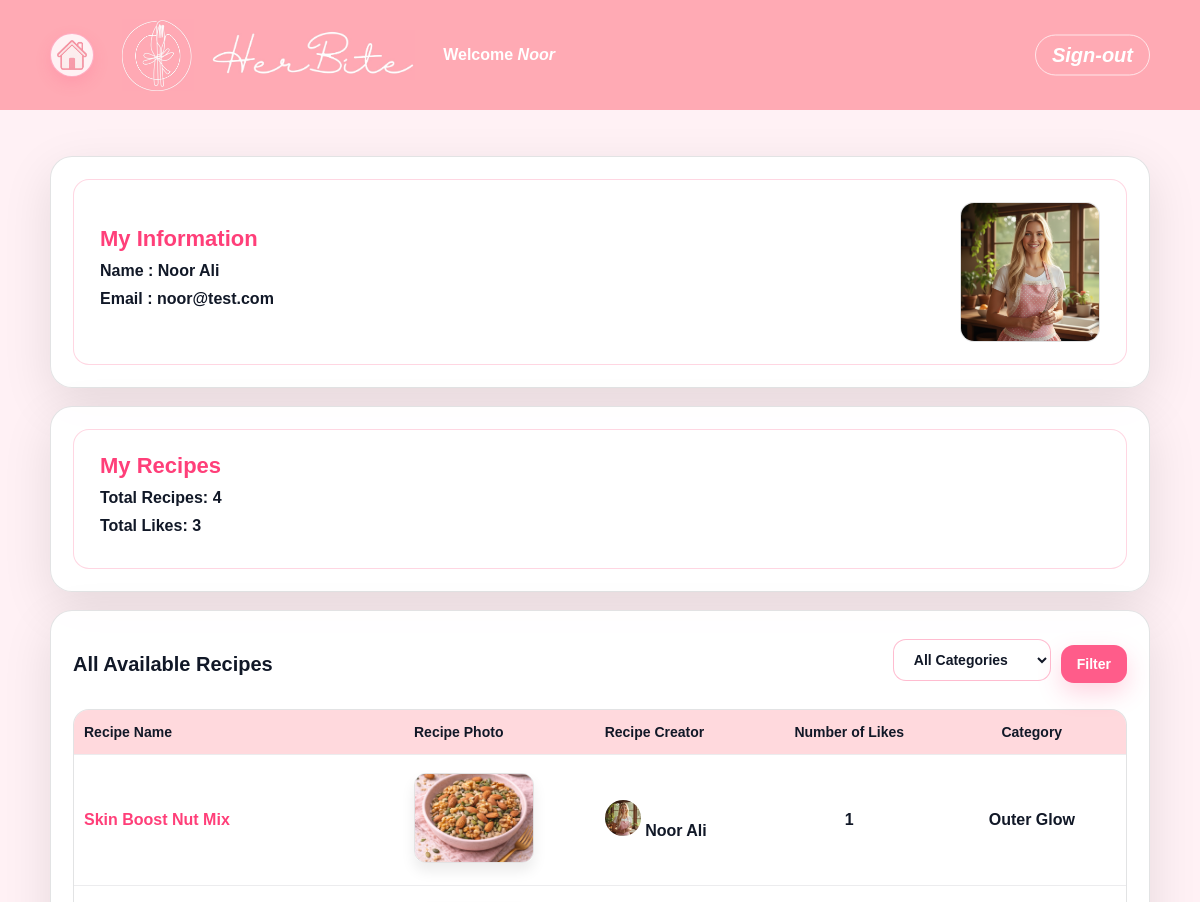
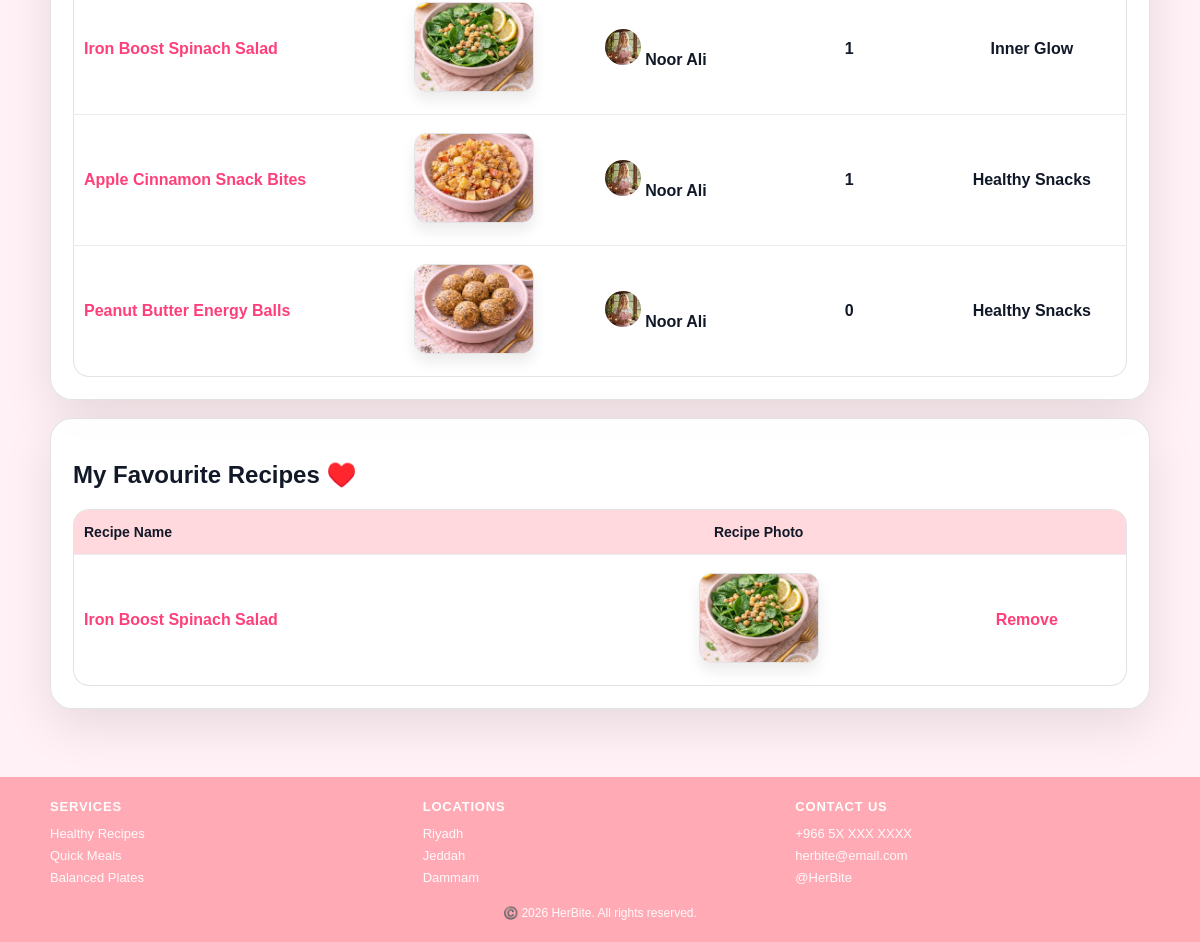
Screenshot of /user.php (signed in) with the database file from the repository (2 pictures, top to bottom).
### tables this page shows
CREATE TABLE `users` (
  `id` int(11) NOT NULL,
  `userType` enum('user','admin') NOT NULL,
  `firstName` varchar(100) NOT NULL,
  `lastName` varchar(100) NOT NULL,
  `emailAddress` varchar(100) NOT NULL,
  `password` varchar(255) NOT NULL,
  `photoFileName` varchar(255) NOT NULL
);

CREATE TABLE `recipe` (
  `id` int(11) NOT NULL,
  `userID` int(11) NOT NULL,
  `categoryID` int(11) NOT NULL,
  `name` varchar(150) NOT NULL,
  `description` text DEFAULT NULL,
  `photoFileName` varchar(255) DEFAULT NULL,
  `videoFilePath` varchar(255) DEFAULT NULL
);

CREATE TABLE `recipecategory` (
  `id` int(11) NOT NULL,
  `categoryName` varchar(100) NOT NULL
);

### user.php (the view, shortened to what this page needs)
<?php
include "db.php";
$user_id = (int) $_SESSION['user_id'];
$selectedCategory = isset($_POST['categoryID']) ? (int) $_POST['categoryID'] : 0;
$stmt_user = $conn->prepare("SELECT * FROM users WHERE id = ?");
$stmt_user->bind_param("i", $user_id);
$stmt_user->execute();
$result_user = $stmt_user->get_result();
$user = $result_user->fetch_assoc();
$stmt_total_recipes = $conn->prepare("SELECT COUNT(*) AS totalRecipes FROM recipe WHERE userID = ?");
$stmt_total_recipes->bind_param("i", $user_id);
$stmt_total_recipes->execute();
$totalRecipes = $stmt_total_recipes->get_result()->fetch_assoc()['totalRecipes'] ?? 0;
$stmt_total_likes = $conn->prepare("
    SELECT COUNT(likes.recipeID) AS totalLikes
    FROM recipe
    LEFT JOIN likes ON recipe.id = likes.recipeID
    WHERE recipe.userID = ?
");
$stmt_total_likes->bind_param("i", $user_id);
$stmt_total_likes->execute();
$totalLikes = $stmt_total_likes->get_result()->fetch_assoc()['totalLikes'] ?? 0;
if ($selectedCategory > 0) {
    $stmt_recipes = $conn->prepare("
        SELECT recipe.id,
               recipe.name,
               recipe.photoFileName AS recipePhoto,
               users.firstName,
               users.lastName,
               users.photoFileName AS creatorPhoto,
               recipecategory.categoryName,
               COUNT(likes.userID) AS likesCount
        FROM recipe
        JOIN users ON recipe.userID = users.id
        JOIN recipecategory ON recipe.categoryID = recipecategory.id
        LEFT JOIN likes ON recipe.id = likes.recipeID
        WHERE recipe.categoryID = ?
        GROUP BY recipe.id, recipe.name, recipe.photoFileName, users.firstName, users.lastName, users.photoFileName, recipecategory.categoryName
        ORDER BY recipe.id ASC
    ");
    $stmt_recipes->bind_param("i", $selectedCategory);
    $stmt_recipes->execute();
    $result_recipes = $stmt_recipes->get_result();
} else {
    $result_recipes = $conn->query("
        SELECT recipe.id,
               recipe.name,
               recipe.photoFileName AS recipePhoto,
               users.firstName,
               users.lastName,
               users.photoFileName AS creatorPhoto,
               recipecategory.categoryName,
               COUNT(likes.userID) AS likesCount
        FROM recipe
        JOIN users ON recipe.userID = users.id
        JOIN recipecategory ON recipe.categoryID = recipecategory.id
        LEFT JOIN likes ON recipe.id = likes.recipeID
        GROUP BY recipe.id, recipe.name, recipe.photoFileName, users.firstName, users.lastName, users.photoFileName, recipecategory.categoryName
        ORDER BY recipe.id ASC
    ");
}
$stmt_favourites = $conn->prepare("
    SELECT recipe.id,
           recipe.name,
           recipe.photoFileName
    FROM favourites
    JOIN recipe ON favourites.recipeID = recipe.id
    WHERE favourites.userID = ?
    ORDER BY recipe.id ASC
");
$stmt_favourites->bind_param("i", $user_id);
$stmt_favourites->execute();
$result_favourites = $stmt_favourites->get_result();
$userPhoto = 'default.png';
if (!empty($user['photoFileName'])) {
    if (file_exists(__DIR__ . '/uploads/' . $user['photoFileName'])) {
        $userPhoto = 'uploads/' . $user['photoFileName'];
    } elseif (file_exists(__DIR__ . '/' . $user['photoFileName'])) {
        $userPhoto = $user['photoFileName'];
    }
}
?>
<!doctype html>
<html lang="en">
<head>
  <link rel="stylesheet" href="stylesheet.css" />
</head>
<body class="user-page header-admin">
  <main class="page">
    <header class="site-header">
      <div class="header-inner">
        <a href="index.html" class="home-link" aria-label="Go to home">
          <img src="home.PNG" alt="Home">
        </a>
        <div class="brand">
          <img src="logo.jpg" alt="HerBite Logo">
        </div>
        <div class="brand-title">
          <img src="title.jpg" alt="HerBite Title">
        </div>
        <div class="header-right">
          <div class="welcome">
            Welcome <span class="name"><?php echo htmlspecialchars($user['firstName']); ?></span>
          </div>
        </div>
        <div class="logout">
          <a href="index.html">Sign-out</a>
        </div>
      </div>
    </header>
    <div class="page-main">
      <section class="card">
        <div class="big-box">
          <div class="bar-left">
            <h2 class="bar-title">My Information</h2>
            <p><strong>Name :</strong> <?php echo htmlspecialchars($user['firstName'] . ' ' . $user['lastName']); ?></p>
            <p><strong>Email :</strong> <?php echo htmlspecialchars($user['emailAddress']); ?></p>
          </div>
          <div class="bar-right">
            <div class="user-photo-box">
              <img src="<?php echo htmlspecialchars($userPhoto); ?>" alt="User photo">
            </div>
          </div>
        </div>
      </section>
      <section class="card">
        <div class="big-box">
          <div class="bar-left">
            <h2 class="bar-title">
              <a href="myRecipes.php">My Recipes</a>
            </h2>
            <p><strong>Total Recipes:</strong> <?php echo (int) $totalRecipes; ?></p>
            <p><strong>Total Likes:</strong> <?php echo (int) $totalLikes; ?></p>
          </div>
        </div>
      </section>
      <section class="box">
        <div class="section-head">
          <h2>All Available Recipes</h2>
          <form method="POST" action="user.php" class="filter">
            <select name="categoryID">
              <option value="">All Categories</option>
            </select>
            <button class="btn-filter" type="submit">Filter</button>
          </form>
        </div>
        <?php if ($result_recipes && mysqli_num_rows($result_recipes) > 0) { ?>
          <table class="recipes-table">
            <thead>
              <tr>
                <th>Recipe Name</th>
                <th>Recipe Photo</th>
                <th>Recipe Creator</th>
                <th>Number of Likes</th>
                <th>Category</th>
              </tr>
            </thead>
            <tbody>
              <?php while ($row = mysqli_fetch_assoc($result_recipes)) { ?>
                <tr>
                  <td>
                    <a href="viewRecipe.php?id=<?php echo (int) $row['id']; ?>">
                      <?php echo htmlspecialchars($row['name']); ?>
                    </a>
                  </td>
                  <td>
                    <img src="<?php echo htmlspecialchars($row['recipePhoto']); ?>" class="recipe-img" alt="Recipe Photo">
                  </td>
                  <td>
                    <img src="<?php echo htmlspecialchars($row['creatorPhoto']); ?>" class="creator-avatar" alt="Creator Photo">
                    <?php echo htmlspecialchars($row['firstName'] . ' ' . $row['lastName']); ?>
                  </td>
                  <td>
                    <?php echo (int) $row['likesCount']; ?>
                  </td>
                  <td>
                    <?php echo htmlspecialchars($row['categoryName']); ?>
                  </td>
                </tr>
              <?php } ?>
            </tbody>
          </table>
        <?php } else { ?>
          <p>No recipes found in this category.</p>
        <?php } ?>
      </section>
      <section class="box">
        <h2>My Favourite Recipes ♥️</h2>
        <?php if ($result_favourites && mysqli_num_rows($result_favourites) > 0) { ?>
          <table class="favorites-table">
            <thead>
              <tr>
                <th>Recipe Name</th>
                <th>Recipe Photo</th>
                <th></th>
              </tr>
            </thead>
            <tbody>
              <?php while ($fav = mysqli_fetch_assoc($result_favourites)) { ?>
                <tr>
                  <td>
                    <a href="viewRecipe.php?id=<?php echo (int) $fav['id']; ?>">
                      <?php echo htmlspecialchars($fav['name']); ?>
                    </a>
                  </td>
                  <td>
                    <img src="<?php echo htmlspecialchars($fav['photoFileName']); ?>" class="recipe-img" alt="Recipe Photo">
                  </td>
                  <td>
                    <a class="remove-link" href="removeFavourite.php?recipeID=<?php echo (int) $fav['id']; ?>">Remove</a>
                  </td>
                </tr>
              <?php } ?>
            </tbody>
          </table>
        <?php } else { ?>
          <p>You have no favourite recipes.</p>
        <?php } ?>
      </section>
    </div>
  </main>
  <footer class="site-footer">
    <div class="footer-inner">
      <div class="footer-col">
        <h4>Services</h4>
        <p>Healthy Recipes</p>
        <p>Quick Meals</p>
        <p>Balanced Plates</p>
      </div>
      <div class="footer-col">
        <h4>Locations</h4>
        <p>Riyadh</p>
        <p>Jeddah</p>
        <p>Dammam</p>
      </div>
      <div class="footer-col">
        <h4>Contact Us</h4>
        <p>+966 5X XXX XXXX</p>
        <p>herbite@email.com</p>
        <p>@HerBite</p>
      </div>
    </div>
    <div class="footer-bottom">
      ©️ 2026 HerBite. All rights reserved.
    </div>
  </footer>
</body>
</html>

### rows the page displays
users: firstName "Noor", firstName+lastName "Noor Ali", emailAddress "noor@test.com", photoFileName (picture)
recipe: name "Skin Boost Nut Mix", photoFileName (picture), userID.photoFileName (picture), userID.lastName "Noor Ali", likesCount "1", recipecategory.categoryName "Outer Glow"
recipe: name "Iron Boost Spinach Salad", photoFileName (picture), userID.photoFileName (picture), userID.lastName "Noor Ali", likesCount "1", recipecategory.categoryName "Inner Glow"
recipe: name "Apple Cinnamon Snack Bites", photoFileName (picture), userID.photoFileName (picture), userID.lastName "Noor Ali", likesCount "1", recipecategory.categoryName "Healthy Snacks"
recipe: name "Peanut Butter Energy Balls", photoFileName (picture), userID.photoFileName (picture), userID.lastName "Noor Ali", likesCount "0", recipecategory.categoryName "Healthy Snacks"

### other values shown
$totalRecipes "4"
$totalLikes "3"
